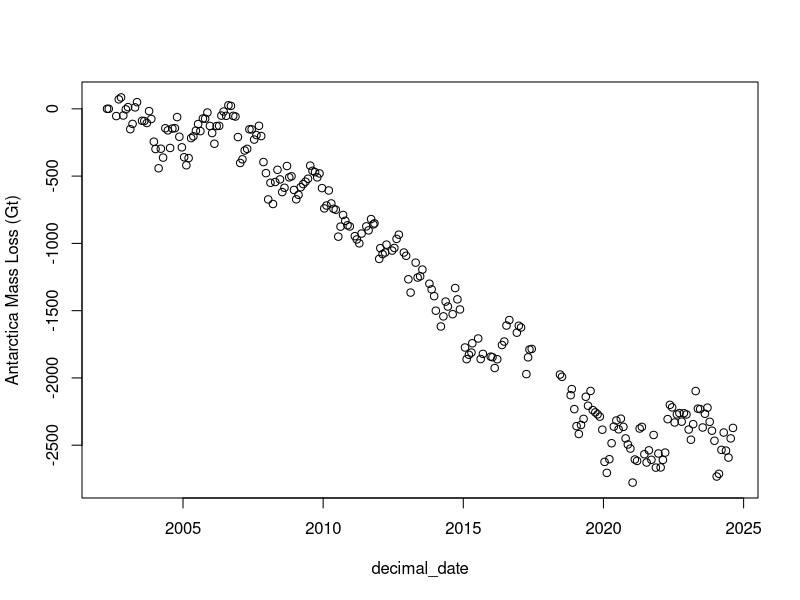
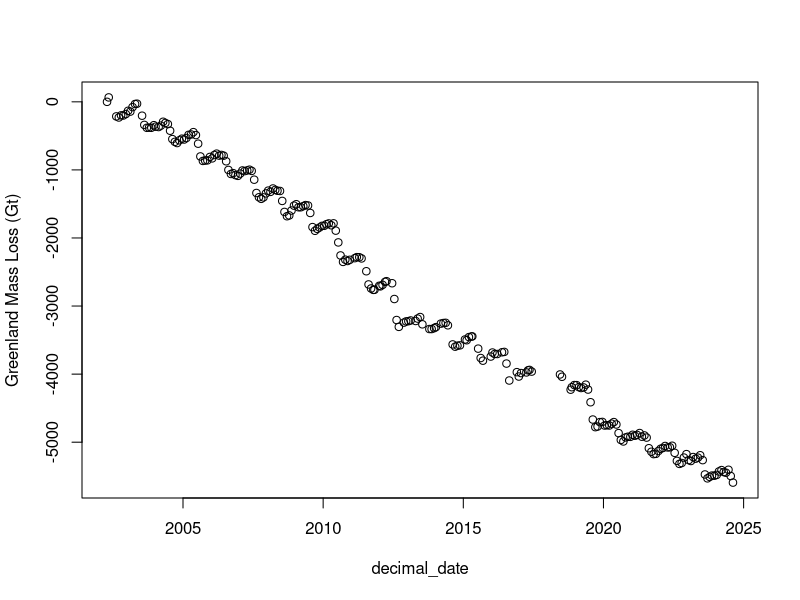
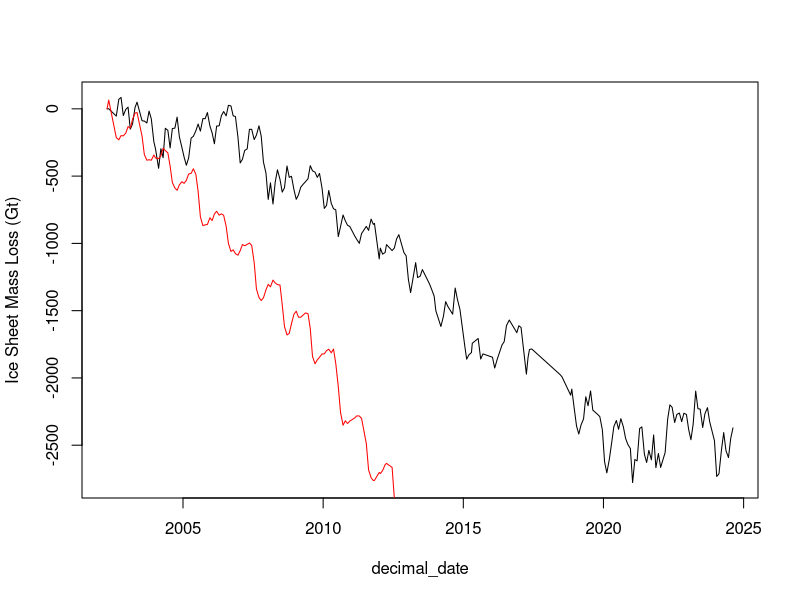
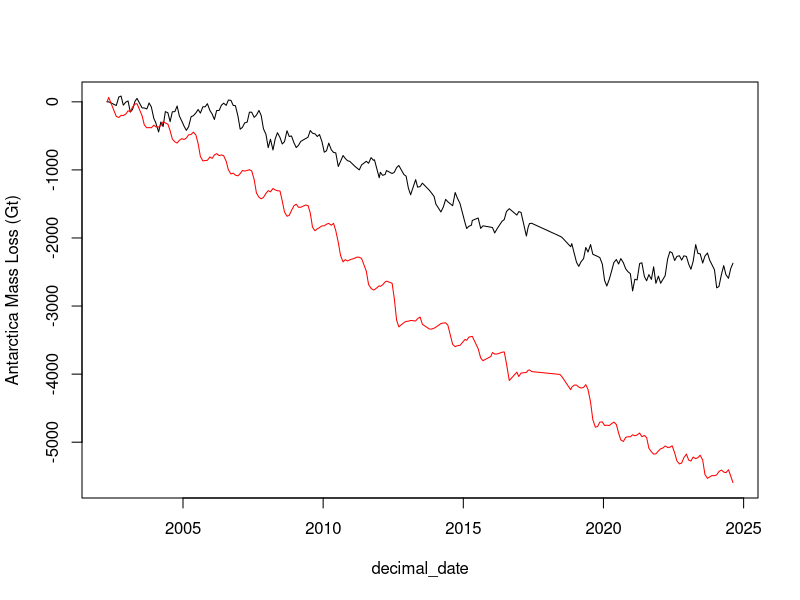
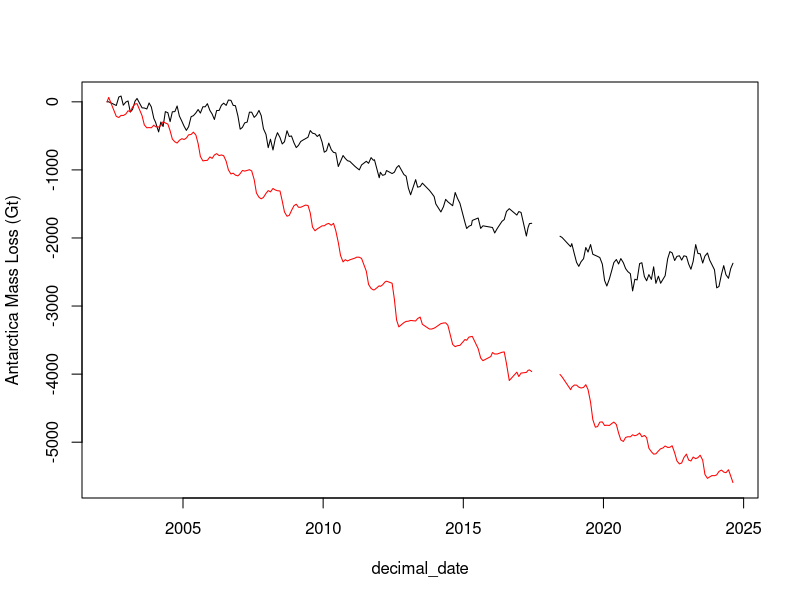
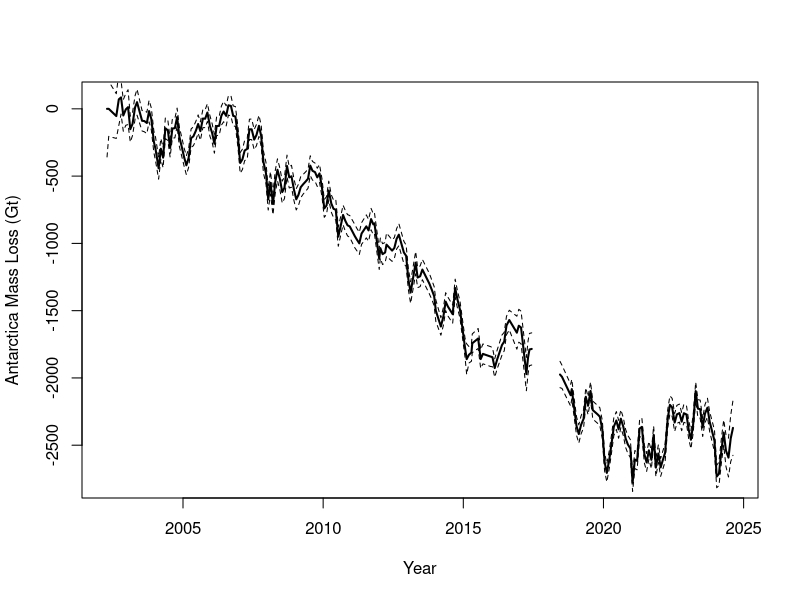
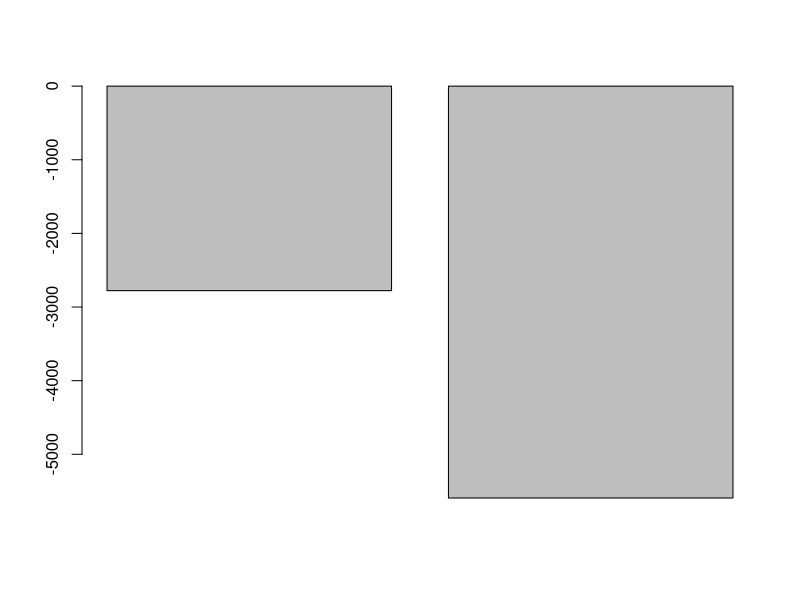
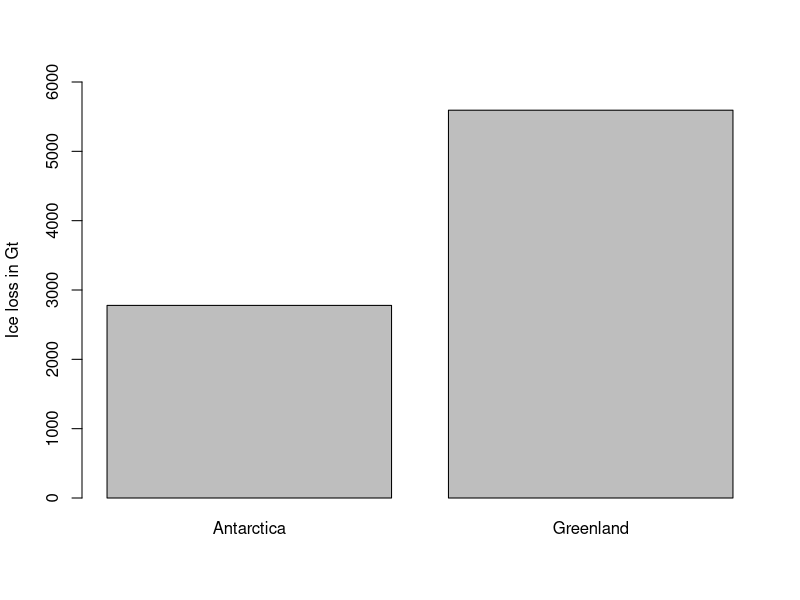

The R source for these figures, in order:
## ---- chunk 1
knitr::opts_chunk$set(fig.width=6, fig.asp = 0.618, collapse=TRUE) 
## ---- chunk 2
ant_ice_loss = read.table("data/antarctica_mass_200204_202408.txt", skip=31, sep="", header = FALSE, col.names = c("decimal_date", "mass_Gt", "sigma_Gt")) # Antarctica ice mass loss
grn_ice_loss = read.table("data/greenland_mass_200204_202408.txt", skip=31, sep="", header = FALSE, col.names = c("decimal_date", "mass_Gt", "sigma_Gt")) # Greenland ice mass loss
## ---- chunk 3
# View(grn_ice_loss)
head(ant_ice_loss)
head(grn_ice_loss)
dim(ant_ice_loss)
summary(ant_ice_loss)
## ---- chunk 4
# Plot Antarctic ice mass loss. 
# plot(x=ant_ice_loss$decimal_date, y=ant_ice_loss$mass_Gt, ylab="Antarctica Mass Loss (Gt)") # ?plot.default
plot(mass_Gt ~ decimal_date, data=ant_ice_loss, ylab="Antarctica Mass Loss (Gt)") #  ?plot.formula

# Plot Greenland ice mass loss
plot(mass_Gt ~ decimal_date, data=grn_ice_loss, ylab="Greenland Mass Loss (Gt)")

# Plot both together as lines
plot(mass_Gt ~ decimal_date, data=ant_ice_loss, ylab="Ice Sheet Mass Loss (Gt)", type='l') 
lines(mass_Gt ~ decimal_date, data=grn_ice_loss, col='red') 
## ---- chunk 5
plot(mass_Gt ~ decimal_date, data=ant_ice_loss, ylab="Antarctica Mass Loss (Gt)", type='l', ylim=range(grn_ice_loss$mass_Gt)) +
lines(mass_Gt ~ decimal_date, data=grn_ice_loss, type='l', col='red') 
## ---- chunk 6
#Create data.frame with an NA between the GRACE missions. Column names must match so it will merge with ant and grn data
data_break = data.frame(decimal_date=2018.0, mass_Gt=NA, sigma_Gt=NA)
data_break

#Add NA data point to the Antarctica ice trends data frame
ant_ice_loss_with_NA = rbind(ant_ice_loss, data_break) # Merge ant_ice_loss data frame with our NA point
tail(ant_ice_loss_with_NA) # Our NA value in 2018 is now the last row of our data frame
order(ant_ice_loss_with_NA$decimal_date) # Use order() to list the indices of the data after its sorted from smallest to biggest
ant_ice_loss_with_NA = ant_ice_loss_with_NA[order(ant_ice_loss_with_NA$decimal_date),] # Reorder the data frame, sorting by date

#Repeat with Greenland data.frame
grn_ice_loss_with_NA = rbind(grn_ice_loss, data_break) # Merge grn_ice_loss data frame with our NA point
grn_ice_loss_with_NA = grn_ice_loss_with_NA[order(grn_ice_loss_with_NA$decimal_date),]

plot(mass_Gt ~ decimal_date, data=ant_ice_loss_with_NA, ylab="Antarctica Mass Loss (Gt)", type='l', ylim=range(grn_ice_loss_with_NA$mass_Gt, na.rm=TRUE)) +
lines(mass_Gt ~ decimal_date, data=grn_ice_loss_with_NA, type='l', col='red') 
## ---- chunk 7
head(ant_ice_loss_with_NA)
plot(mass_Gt ~ decimal_date, data=ant_ice_loss_with_NA, ylab="Antarctica Mass Loss (Gt)", xlab="Year", type='l', lwd=2) +
lines((mass_Gt+2*sigma_Gt) ~ decimal_date, data=ant_ice_loss_with_NA, type='l', lty='dashed') +
lines((mass_Gt-2*sigma_Gt) ~ decimal_date, data=ant_ice_loss_with_NA, type='l', lty='dashed') 
## ---- chunk 8
pdf('figures/ice_mass_trends.pdf', width=7, height=5)
plot(mass_Gt ~ decimal_date, data=ant_ice_loss_with_NA, ylab="Ice Sheet Mass Loss (Gt)", xlab="Year", type='l', ylim=range(grn_ice_loss_with_NA$mass_Gt, na.rm=TRUE), lwd=2) +
lines((mass_Gt+2*sigma_Gt) ~ decimal_date, data=ant_ice_loss_with_NA, type='l', lty='dashed') +
lines((mass_Gt-2*sigma_Gt) ~ decimal_date, data=ant_ice_loss_with_NA, type='l', lty='dashed') +
lines(mass_Gt ~ decimal_date, data=grn_ice_loss_with_NA, type='l', col='red', lwd=2) +
lines((mass_Gt+2*sigma_Gt) ~ decimal_date, data=grn_ice_loss_with_NA, type='l', lty='dashed', col="red") +
lines((mass_Gt-2*sigma_Gt) ~ decimal_date, data=grn_ice_loss_with_NA, type='l', lty='dashed', col="red") 
dev.off()
## ---- chunk 9
# Largest observed decrease in ice mass loss in Antarctica:
min(ant_ice_loss$mass_Gt)

# Barplot of largest observed ice loss in Antarctica and Greenland
barplot(height=c(min(ant_ice_loss$mass_Gt), min(grn_ice_loss$mass_Gt)))

# Flip to negative to positive, add x-axis labels, add more tick marks on y-axis, add y-axis title
barplot(height=c(min(ant_ice_loss$mass_Gt)*(-1), min(grn_ice_loss$mass_Gt)*(-1)), names.arg=c("Antarctica","Greenland"), ylim=c(0,6000), ylab="Ice loss in Gt")
